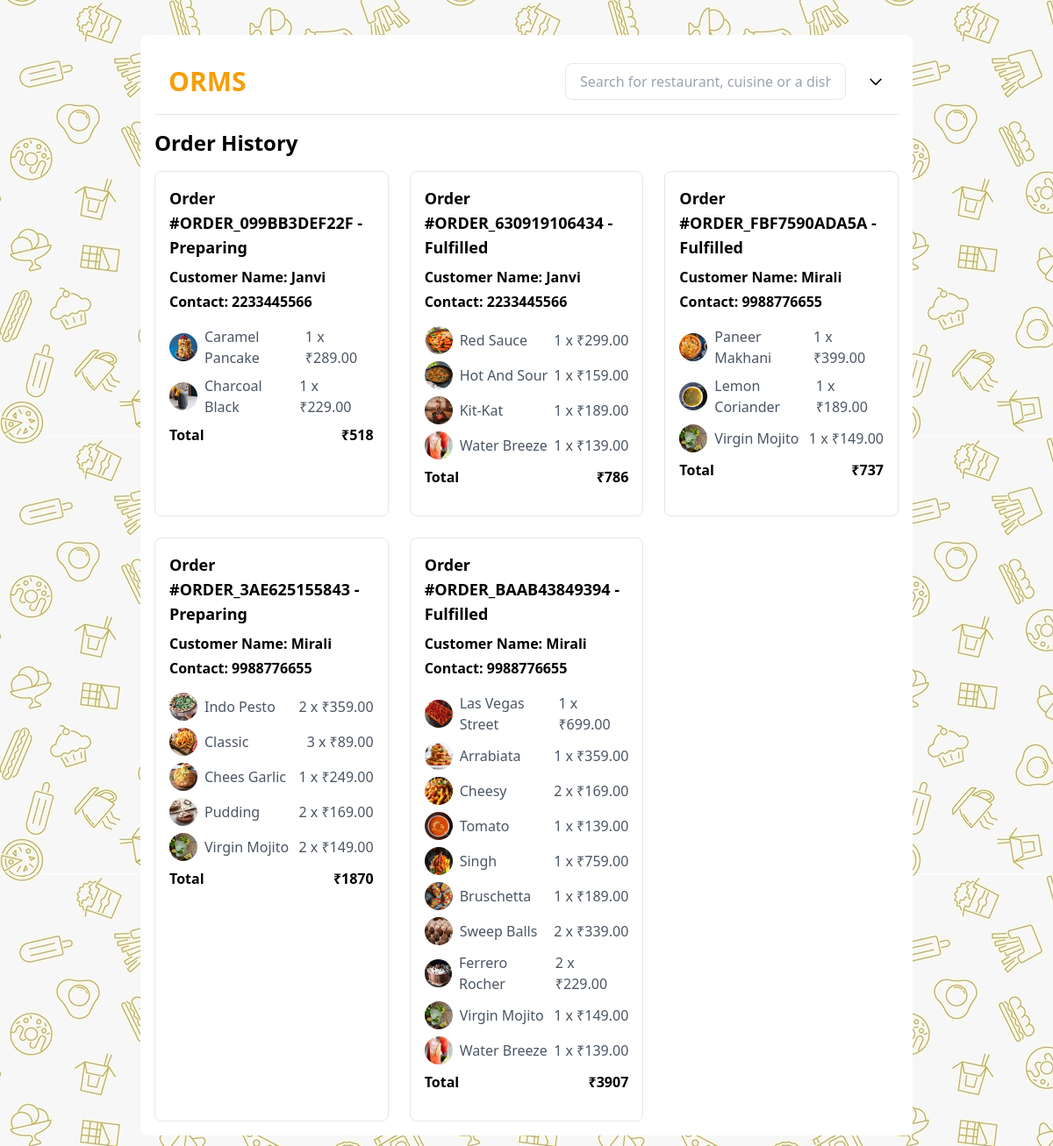
Screenshot of /admin-order-history.php with the database file from the repository.
### tables this page shows
CREATE TABLE `order_history` (
  `id` int(11) NOT NULL,
  `order_id` char(255) NOT NULL,
  `user_id` text NOT NULL,
  `products` longtext NOT NULL CHECK (json_valid(`products`)),
  `total_price` decimal(10,2) NOT NULL,
  `order_is_fulfilled` tinyint(1) NOT NULL DEFAULT 0,
  `created_at` timestamp NOT NULL DEFAULT current_timestamp(),
  `updated_at` timestamp NOT NULL DEFAULT current_timestamp() ON UPDATE current_timestamp()
);

CREATE TABLE `product` (
  `id` int(11) NOT NULL,
  `product_id` char(16) NOT NULL,
  `product_img` varchar(255) DEFAULT NULL,
  `product_name` varchar(100) NOT NULL,
  `product_description` text DEFAULT NULL,
  `product_category_id` char(16) NOT NULL,
  `isveg` tinyint(1) NOT NULL DEFAULT 0,
  `product_price` decimal(10,2) NOT NULL,
  `product_status` tinyint(1) NOT NULL DEFAULT 1,
  `created_at` timestamp NOT NULL DEFAULT current_timestamp(),
  `updated_at` timestamp NOT NULL DEFAULT current_timestamp() ON UPDATE current_timestamp()
);

### admin-order-history.php (the view, shortened to what this page needs)
<?php
include('includes/conn.php');
$query = "SELECT * FROM order_history ORDER BY created_at DESC";
$stmt = $conn->prepare($query);
$stmt->execute();
$result = $stmt->get_result();
?>
<!DOCTYPE html>
<html lang="en">
<head>
  <link href="https://cdn.jsdelivr.net/npm/tailwindcss@latest/dist/tailwind.min.css" rel="stylesheet">
</head>
<body class="lg:mx-40" style="background-image: url('assets/img/background.jpg'); background-repeat: repeat;">
  <div class="bg-white w-full lg:my-10 mx-auto p-4 rounded-lg">
    <header class="flex flex-col md:flex-row items-center justify-between p-4 border-b mb-4">
      <div class="flex items-center mb-4 md:mb-0">
        <h1 class="text-3xl font-bold text-yellow-500">ORMS</h1>
      </div>
      <div class="flex items-center space-x-4">
        <input type="text" placeholder="Search for restaurant, cuisine or a dish" class="px-4 py-2 border rounded-lg w-full md:w-80">
        <div class="flex items-center space-x-2 relative cursor-pointer" id="dropdownButton">
          <svg class="w-5 h-5" fill="none" stroke="currentColor" viewBox="0 0 24 24" xmlns="http://www.w3.org/2000/svg">
            <path stroke-linecap="round" stroke-linejoin="round" stroke-width="2" d="M19 9l-7 7-7-7"></path>
          </svg>
        </div>
      </div>
    </header>
    <h2 class="text-2xl font-bold mb-4">Order History</h2>
    <div class="grid grid-cols-1 md:grid-cols-3 gap-6">
      <?php while ($order = $result->fetch_assoc()): ?>
      <div class="border rounded-lg overflow-hidden">
        <div class="p-4">
          <h3 class="font-bold text-lg mb-2">
            Order #<?php echo htmlspecialchars($order['order_id']); ?> -
            <?= $order['order_is_fulfilled'] == 1 ? 'Fulfilled' : 'Preparing'; ?>
          </h3>
          <?php
        $user_id = $order['user_id'];
        $query_user = "SELECT fullname, contactnumber FROM users WHERE user_id = ?";
        $stmt_user = $conn->prepare($query_user);
        $stmt_user->bind_param("i", $user_id);
        $stmt_user->execute();
        $result_user = $stmt_user->get_result();
        $user_data = $result_user->fetch_assoc();
        $fullname = htmlspecialchars($user_data['fullname']);
        $contactnumber = htmlspecialchars($user_data['contactnumber']);
        ?>
          <p class="font-semibold mb-1">Customer Name: <?php echo $fullname; ?></p>
          <p class="font-semibold mb-4">Contact: <?php echo $contactnumber; ?></p>
          <div class="mb-4">
            <?php
          $order_id = $order['order_id'];
          $query_products = "SELECT products FROM order_history WHERE order_id = ?";
          $stmt_products = $conn->prepare($query_products);
          $stmt_products->bind_param("s", $order_id);
          $stmt_products->execute();
          $result_products = $stmt_products->get_result();
          $products = json_decode($result_products->fetch_assoc()['products'], true);
          $total_amount = 0;
          foreach ($products as $product):
            $product_id = $product['product_id'];
            $quantity = $product['quantity'];
            $query_product = "SELECT product_img, product_name, product_price FROM product WHERE product_id = ?";
            $stmt_product = $conn->prepare($query_product);
            $stmt_product->bind_param("s", $product_id);
            $stmt_product->execute();
            $result_product = $stmt_product->get_result();
            $product_data = $result_product->fetch_assoc();
            $item_total = $product_data['product_price'] * $quantity;
            $total_amount += $item_total;
          ?>
            <div class="flex justify-between items-center mb-2">
              <div class="flex items-center">
                <img src="<?php echo htmlspecialchars($product_data['product_img']); ?>" alt="<?php echo htmlspecialchars($product_data['product_name']); ?>" class="w-8 h-8 rounded-full mr-2">
                <span class="text-gray-600"><?php echo htmlspecialchars($product_data['product_name']); ?></span>
              </div>
              <span class="text-gray-600"><?php echo htmlspecialchars($quantity); ?> x ₹<?php echo htmlspecialchars($product_data['product_price']); ?></span>
            </div>
            <?php endforeach; ?>
            <div class="flex justify-between items-center font-bold">
              <span>Total</span>
              <span>₹<?php echo htmlspecialchars($total_amount); ?></span>
            </div>
          </div>
        </div>
      </div>
      <?php endwhile; ?>
    </div>
  </div>
</body>
</html>

### rows the page displays
order_history: order "ORDER_099BB3DEF22F", order_is_fulfilled "Preparing", fullname "Janvi", contactnumber "2233445566", total_amount "518"
product: product_img (picture), product_name "Caramel Pancake", quantity "1", product_price "289.00"
product: product_img (picture), product_name "Charcoal Black", quantity "1", product_price "229.00"
order_history: order "ORDER_630919106434", order_is_fulfilled "Fulfilled", fullname "Janvi", contactnumber "2233445566", total_amount "786"
product: product_img (picture), product_name "Red Sauce", quantity "1", product_price "299.00"
product: product_img (picture), product_name "Hot And Sour", quantity "1", product_price "159.00"
product: product_img (picture), product_name "Kit-Kat", quantity "1", product_price "189.00"
product: product_img (picture), product_name "Water Breeze", quantity "1", product_price "139.00"
order_history: order "ORDER_FBF7590ADA5A", order_is_fulfilled "Fulfilled", fullname "Mirali", contactnumber "9988776655", total_amount "737"
product: product_img (picture), product_name "Paneer Makhani", quantity "1", product_price "399.00"
product: product_img (picture), product_name "Lemon Coriander", quantity "1", product_price "189.00"
product: product_img (picture), product_name "Virgin Mojito", quantity "1", product_price "149.00", quantity "2"
order_history: order "ORDER_3AE625155843", order_is_fulfilled "Preparing", fullname "Mirali", contactnumber "9988776655", total_amount "1870"
product: product_img (picture), product_name "Indo Pesto", quantity "2", product_price "359.00"
product: product_img (picture), product_name "Classic", quantity "3", product_price "89.00"
product: product_img (picture), product_name "Chees Garlic", quantity "1", product_price "249.00"
product: product_img+product_name (picture), product_name "Pudding", quantity "2", product_price "169.00"
order_history: order "ORDER_BAAB43849394", order_is_fulfilled "Fulfilled", fullname "Mirali", contactnumber "9988776655", total_amount "3907"
product: product_img (picture), product_name "Las Vegas Street", quantity "1", product_price "699.00"
product: product_img (picture), product_name "Arrabiata", quantity "1", product_price "359.00"
product: product_img (picture), product_name "Cheesy", quantity "2", product_price "169.00"
product: product_img (picture), product_name "Tomato", quantity "1", product_price "139.00"
product: product_img (picture), product_name "Singh", quantity "1", product_price "759.00"
product: product_img+product_name (picture), product_name "Bruschetta", quantity "1", product_price "189.00"
product: product_img (picture), product_name "Sweep Balls", quantity "2", product_price "339.00"
product: product_img (picture), product_name "Ferrero Rocher", quantity "2", product_price "229.00"
